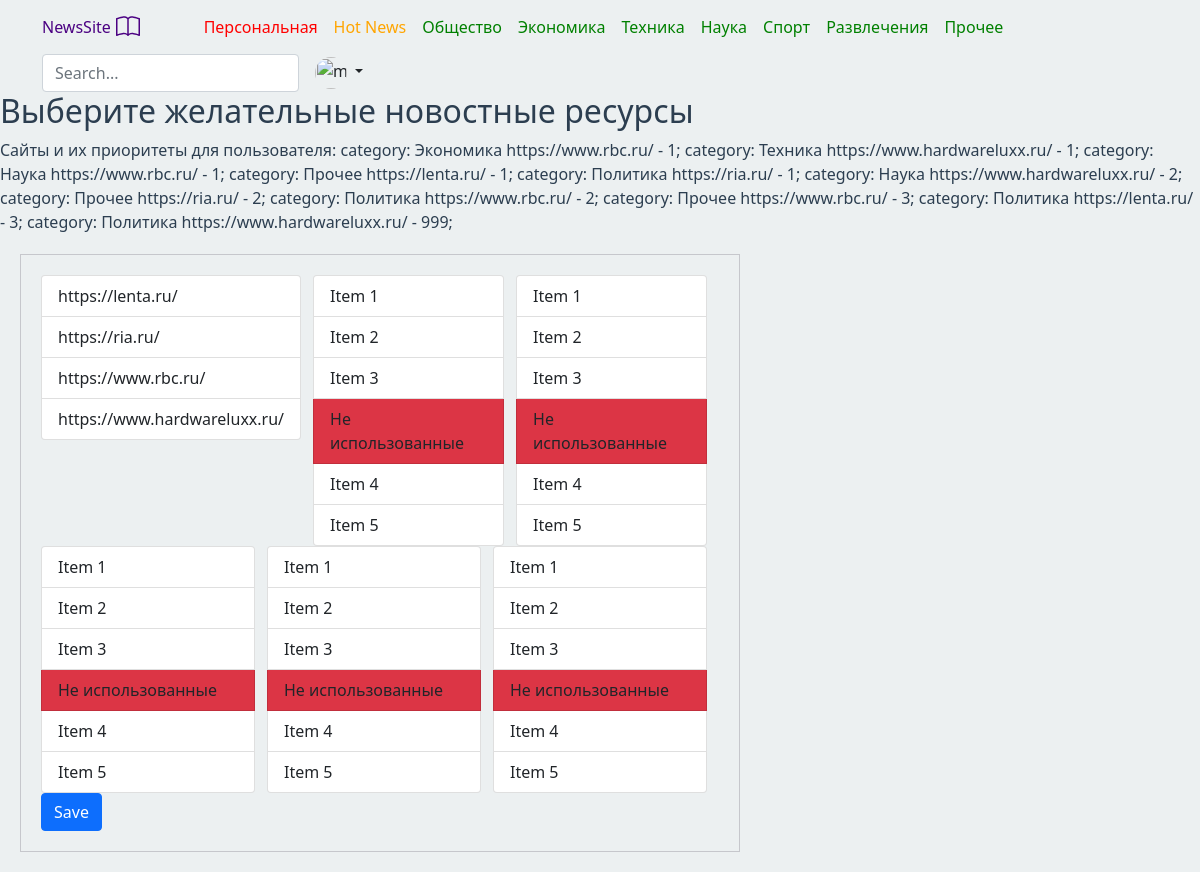
The page /news_site/profile/ (signed in) on the database as committed earlier.
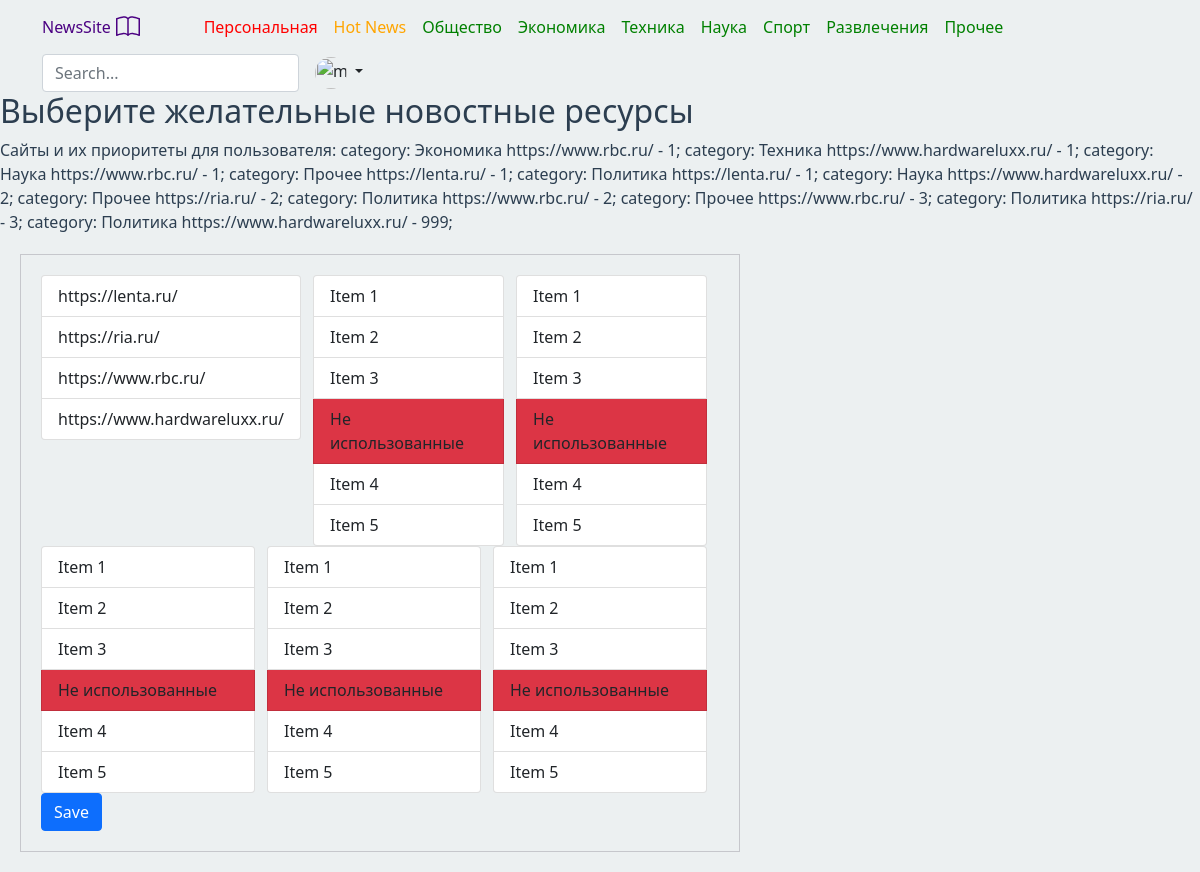
The same page on the database as committed later.
### news_site/models.py (models this page shows)
class UrlsForCategory(models.Model):
    category = models.ForeignKey(Category, on_delete=models.CASCADE)
    user = models.ForeignKey(CustomUser, on_delete=models.CASCADE)
    url = models.ForeignKey(UrlsTable, on_delete=models.CASCADE)
    prior = models.IntegerField(blank=True, null=True, default=999)
    class Meta:
        ordering = ["prior"]

class Category(models.Model):
    category = models.CharField(max_length=45, null=False, blank=False)

class UrlsTable(models.Model):
    url = models.CharField(max_length=200, null=False, blank=False)
    site_name = models.CharField(max_length=200, null=False, blank=False)
    def __str__(self):
        return self.url

### news_site/views.py (the view)
# urls.py: re_path(r'profile/', views.UserProfile.as_view(), name='Profile'),
class UserProfile(generic.TemplateView):
    template_name = 'news_site/profile.html'
    def get_context_data(self, **kwargs):
        user_urls = UrlsForCategory.objects.all().filter(user=self.request.user)
        user_urls_pol = UrlsForCategory.objects.all().filter(user=self.request.user, category=1)
        user_urls_econ = UrlsForCategory.objects.all().filter(user=self.request.user, category=2)
        user_urls_tech = UrlsForCategory.objects.all().filter(user=self.request.user, category=3)
        user_urls_sci = UrlsForCategory.objects.all().filter(user=self.request.user, category=4)
        user_urls_sport = UrlsForCategory.objects.all().filter(user=self.request.user, category=5)
        user_urls_entr = UrlsForCategory.objects.all().filter(user=self.request.user, category=6)
        if self.request.method == 'POST':
            if "save" in self.request.POST:
                pass
        else:
            form = UserProfileForm(initial={
                'all_urls': [
                    url for url in user_urls.values_list("url", flat=True)
                ]
            })
        context = {
            'user_urls': user_urls,
            'user_urls_pol': user_urls_pol,
            'user_urls_econ': user_urls_econ,
            'user_urls_tech': user_urls_tech,
            'user_urls_sci': user_urls_sci,
            'user_urls_sport': user_urls_sport,
            'user_urls_entr': user_urls_entr,
            'urls': UrlsTable.objects.all(),
            'form': form,
        }
        return context

### news_site/forms.py
class UserProfileForm(forms.Form):
    ordering = forms.CharField()
    '''all_urls = forms.ModelMultipleChoiceField(
        queryset=UrlsTable.objects.all().order_by('url'),
        widget=forms.CheckboxSelectMultiple,
        label="",
        label_suffix='',
    )'''

### news_site/templates/news_site/profile.html (shortened to what this page needs)
{% extends "base.html" %}
{% load crispy_forms_tags %}
{% block content %}
{% load static %}
<h2>Выберите желательные новостные ресурсы</h2>
Сайты и их приоритеты для пользователя:
{% for url in user_urls %}
  category: {{ url.category.category }} {{ url.url }} - {{ url.prior }};
{% endfor %}
<form id='orderingForm' class="User-profile-form" method="post" action="">
<div class="container">
	<div class="row">
		<div id="Obsh" class="list-group col">
			{% for item in urls %}
				<div class="list-group-item">{{ item.url}}</div>
			{% endfor %}
		</div>
		<div id="Econ" class="list-group col">
			<div class="list-group-item">Item 1</div>
			<div class="list-group-item">Item 2</div>
			<div class="list-group-item" draggable="false" style="">Item 3</div><div class="list-group-item bg-danger filtered" style="">Не использованные</div>
			<div class="list-group-item">Item 4</div>
			<div class="list-group-item">Item 5</div>
		</div>
		<div id="Tech" class="list-group col">
			<div class="list-group-item order-12">Item 1</div>
			<div class="list-group-item">Item 2</div>
			<div class="list-group-item" draggable="false" style="">Item 3</div><div class="list-group-item bg-danger filtered" style="">Не использованные</div>
			<div class="list-group-item">Item 4</div>
			<div class="list-group-item">Item 5</div>
		</div>
		<div id="Sci" class="list-group col">
			<div class="list-group-item">Item 1</div>
			<div class="list-group-item">Item 2</div>
			<div class="list-group-item" draggable="false" style="">Item 3</div><div class="list-group-item bg-danger filtered" style="">Не использованные</div>
			<div class="list-group-item">Item 4</div>
			<div class="list-group-item">Item 5</div>
		</div>
		<div id="Sport" class="list-group col">
			<div class="list-group-item">Item 1</div>
			<div class="list-group-item">Item 2</div>
			<div class="list-group-item" draggable="false" style="">Item 3</div><div class="list-group-item bg-danger filtered" style="">Не использованные</div>
			<div class="list-group-item">Item 4</div>
			<div class="list-group-item">Item 5</div>
		</div>
		<div id="Entr" class="list-group col">
			<div class="list-group-item">Item 1</div>
			<div class="list-group-item">Item 2</div>
			<div class="list-group-item" draggable="false" style="">Item 3</div><div class="list-group-item bg-danger filtered" style="">Не использованные</div>
			<div class="list-group-item">Item 4</div>
			<div class="list-group-item">Item 5</div>
		</div>
	</div>
</div>
	<input id='saveOrdering' class="btn btn-primary" type="submit" value="Save" name="save" />
</form>
{% endblock %}

Rows that differ between the two databases and show on the page:
changed UrlsForCategory (number 5 of 11 on the later page): prior "3" → "1"; moves up the list
changed UrlsForCategory (number 10 of 11 on the later page): prior "1" → "3"; moves down the list
